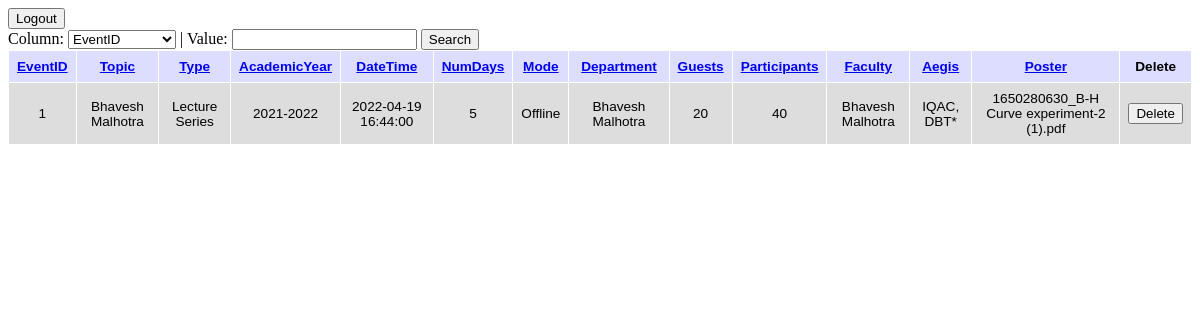
Page /AdminPanel.php?sort=EventID&order=ASC (signed in) on the committed database.
### tables this page shows
CREATE TABLE `events` (
  `EventID` int(10) UNSIGNED NOT NULL,
  `Topic` varchar(1023) NOT NULL,
  `Type` varchar(511) NOT NULL,
  `AcademicYear` varchar(256) NOT NULL,
  `DateTime` datetime NOT NULL,
  `NumDays` tinyint(3) UNSIGNED NOT NULL,
  `Mode` enum('Online','Offline','Hybrid') NOT NULL,
  `Department` varchar(1023) NOT NULL,
  `Guests` int(11) UNSIGNED NOT NULL,
  `Participants` int(10) UNSIGNED NOT NULL,
  `Faculty` varchar(1023) NOT NULL,
  `Aegis` enum('IQAC, DBT*','IQAC','DBT*','None') NOT NULL,
  `Poster` text NOT NULL,
  `About` text NOT NULL
);

### Database.php (called while the page is built, shortened)
<?php
    $TableName = "events";
?>

### AdminPanel.php (the view, shortened to what this page needs)
<?php
    require "./Database.php";
    $sort = isset($_GET['sort']) ? $_GET['sort'] : "DateTime";
    $By = isset($_GET['order']) ? $_GET['order'] : "ASC";
    $By = $By == "ASC" || $By == "DESC" ? $By : "ASC";
    $user = isset($_SESSION["UserID"]) ? $_SESSION["UserID"] : null;
    $password = isset($_SESSION["Password"]) ? $_SESSION["Password"] : null;
    if (isset($user) && isset($password)) {
        $sql = "SELECT * FROM $UserTable Where `UserID` = '$user' AND `UserPassword` = '$password'";
    }
    else {
        echo "<meta http-equiv=\"refresh\" content=\"0; url = ./UserLogin.php\" />";
        exit();
    }
    if(!isset($_POST['Column']) || !isset($_POST['Value'])) {
        $sql = "SELECT `EventID`, `Topic`, `Type`, `AcademicYear`, `DateTime`, `NumDays`, `Mode`, `Department`, `Guests`, `Participants`, `Faculty`, `Aegis`, `Poster` FROM $TableName ORDER BY `$sort` $By";
    }
    else {
        $C = $_POST['Column'];
        $V = $_POST['Value'];
        $sql = "SELECT `EventID`, `Topic`, `Type`, `AcademicYear`, `DateTime`, `NumDays`, `Mode`, `Department`, `Guests`, `Participants`, `Faculty`, `Aegis`, `Poster` FROM $TableName WHERE `$C` LIKE '%$V%' ORDER BY `$sort` $By";
    }
    $res = mysqli_query($conn, $sql);
    $sql = "DESCRIBE `$TableName`";
    $cols = mysqli_query($conn, $sql);
?>
<!DOCTYPE html>
<html lang="en">
    <head>
        <link rel="stylesheet" href="./CSS/Events.css">
    </head>
    <body>
        <button onclick=<?php echo "\"window.location.href = './Logout.php?';\""; ?>>Logout</button><br>
        <form action="./AdminPanel.php" method="POST">
            Column:
            <select name="Column" id="Column" required>
                <?php while($col = $cols->fetch_assoc()) {
                    if ($col['Field'] != 'About') { ?>
                        <option>
                            <?php echo $col['Field']; ?>
                        </option>
                <?php }} ?>
            </select>
            | Value:
            <input type="text" name="Value" id="Value" required>
            <button type="submit">Search</button>
        </form>
        <div>
            <table>
                <tr>
                    <?php $cols->data_seek(0); ?>
                    <?php while($col = $cols->fetch_assoc()) {
                        if ($col['Field'] != 'About') { ?>
                            <th>
                                <?php
                                    $a = $col['Field'] == $sort ? ($By == "ASC" ? "DESC" : "ASC") : "ASC";
                                ?>
                                <a href=<?php echo "\"?sort=". $col['Field'] . "&order=" . $a . "\""; ?>>
                                    <?php echo $col['Field']; ?>
                                </a>
                            </th>
                    <?php }} ?>
                    <th>Delete</th>
                </tr>
                <?php while($row = $res->fetch_assoc()) { ?>
                    <tr>
                        <?php
                        $eventID = $row['EventID'];
                        $cols->data_seek(0);
                        while($col = $cols->fetch_assoc()) {
                            if ($col['Field'] != 'About') {?>
                                <td>
                                    <?php echo $row[$col['Field']]; ?>
                                </td>
                        <?php }} ?>
                        <td><button onclick=<?php echo "\"window.location.href = './DeleteEvent.php?EventID=$eventID';\""; ?>>Delete</button></td>
                    </tr>
                <?php } ?>
            </table>
        </div>
    </body>
</html>
<?php exit(); ?>

### CSS/Events.css (style rules this page uses)
table { font-family: arial, sans-serif; border-collapse: collapse; width: 100%; }
td, th { border: 1px solid #dddddd; padding: 8px; text-align: center; font-size: 0.85em; max-width: 250px; word-wrap: break-word; }
th { border: 1px solid #ffffff; background-color: #ddddff; }
tr:nth-child(even) { background-color: #dddddd; }
tr:nth-child(even) td { border: 1px solid #ffffff; }

### rows in the picture
events: Field "1", Field "Bhavesh Malhotra", Field "Lecture Series", Field "2021-2022", Field "2022-04-19 16:44:00", Field "5", Field "Offline", Field "20", Field "40", Field "IQAC, DBT*", Field "1650280630_B-H Curve experiment-2 (1).pdf"

### other values in the picture
$col['Field'] "EventID"
$col['Field'] "Topic"
$col['Field'] "Type"
$col['Field'] "AcademicYear"
$col['Field'] "DateTime"
$col['Field'] "NumDays"
$col['Field'] "Mode"
$col['Field'] "Department"
$col['Field'] "Guests"
$col['Field'] "Participants"
$col['Field'] "Faculty"
$col['Field'] "Aegis"
$col['Field'] "Poster"
form field Column "EventID"
